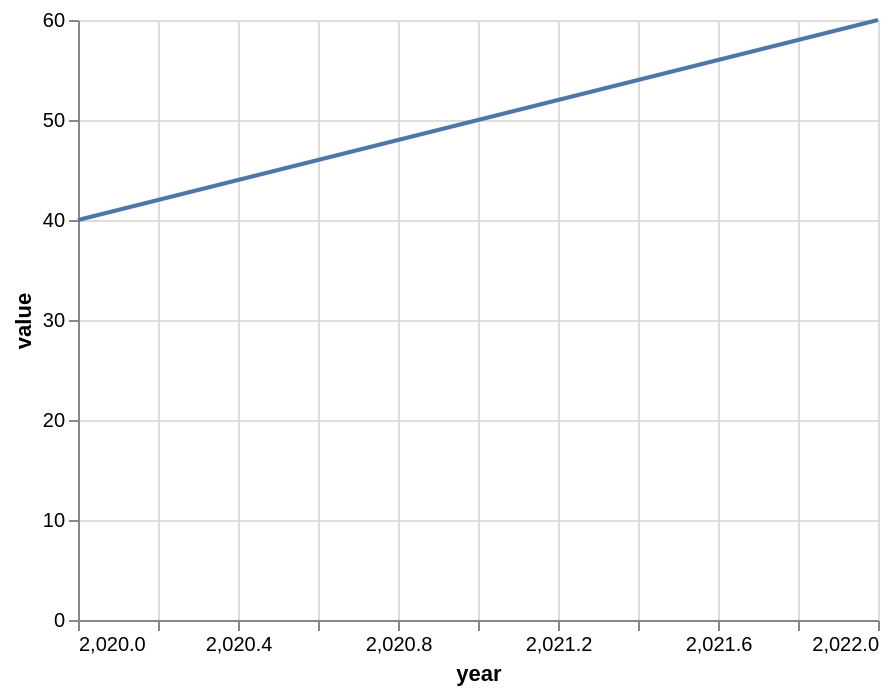

Vega-Lite specification stored for this chart:
### Vega-Lite specification from a JSON file in a GitHub repository (floating-point values rounded to 4 significant figures)
{"$schema": "https://vega.github.io/schema/vega-lite/v5.json", "width": 400, "height": 300, "data": {"values": [{"year": 2020, "value": 40}, {"year": 2021, "value": 50}, {"year": 2022, "value": 60}]}, "mark": "line", "encoding": {"x": {"field": "year", "type": "quantitative"}, "y": {"field": "value", "type": "quantitative"}}}
